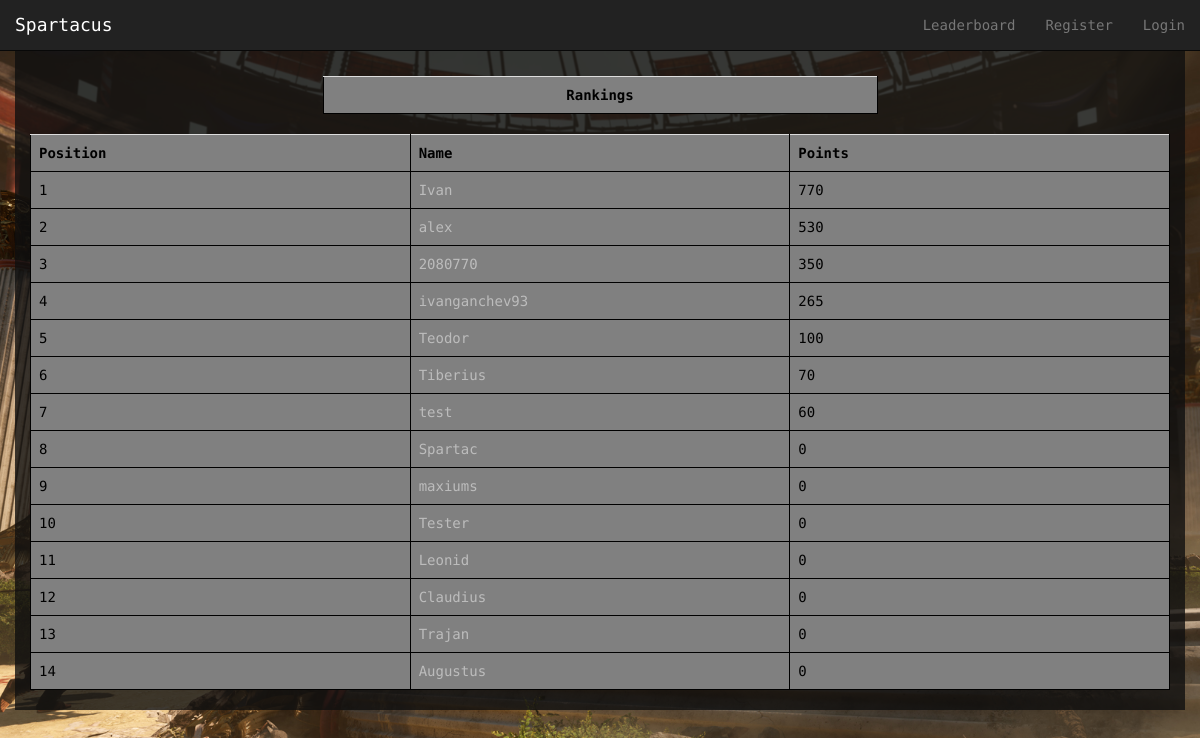
Page /Spartacus/leaderboard/ on the earlier database version.
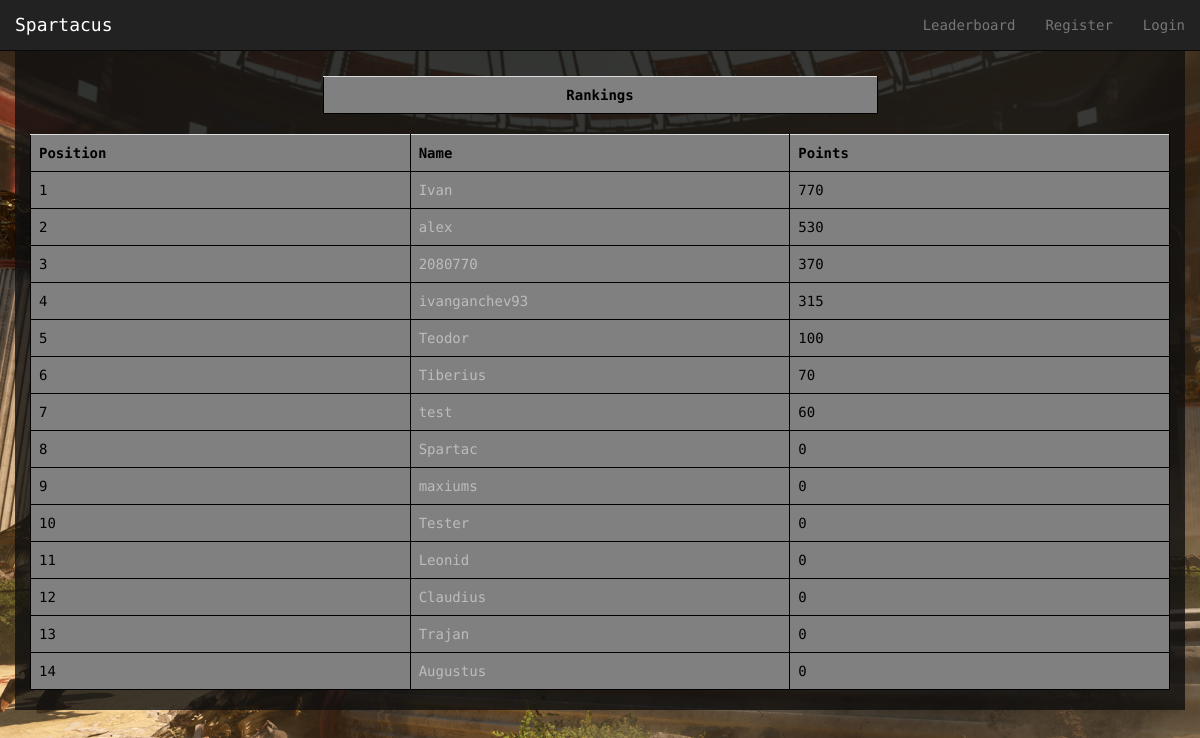
Same page on the later database version.
### Spartacus/models.py (models this page shows, shortened)
class Avatar(models.Model):
    user = models.OneToOneField(User)
    picture = models.ImageField(upload_to='profile_images', blank=True)
    cash = models.IntegerField(default = 1000)
    attack = models.IntegerField(default= 10)
    deffence = models.IntegerField(default= 10)
    strength = models.IntegerField(default= 10)
    agility = models.IntegerField(default= 10)
    intelligence = models.IntegerField(default = 10)
    victories = models.IntegerField(default = 0)
    points = models.IntegerField(default = 0) # for ranking...every time a gladiator fights get some amount of points

### Spartacus/views.py (the view)
def leaderboard(request):
    context_dict = {}
    try:
        avatars = Avatar.objects.order_by('-points')[:20]
        context_dict['avatars'] = avatars
    except:
        print "Query fail leaderboard"
    return render(request, 'Spartacus/leaderboard.html', context_dict)

### templates/Spartacus/leaderboard.html (shortened to what this page needs)
{% extends 'Spartacus/base.html' %}
{% load staticfiles %}
{% block body_block %}
<div class="container">
	<div class="row" id="split">
	</div>
	<div class="row">
		<div class="col-xs-12">
			<div class="row">
				<div class="col-xs-6 col-xs-offset-3">
					<table class="table">
						<th style="text-align: center">Rankings</th>
					</table>
				</div>
			</div>
			<table class="table">
				<th>Position</th>
				<th>Name</th>
				<th>Points</th>
				{% for avatar in avatars %}
					<tr id="rank">
					<td></td>
					<td><a href="{% url 'avatar_view' avatar.user.username %}">{{ avatar.user.username}} </a></td>
					<td>{{avatar.points}}</td>
					</tr>
				{% endfor %}
			</table>
		</div>
	</div>
</div>
{% endblock %}

Differences in the rows shown:
changed Avatar (number 3 of 14 on the later page): points "350" → "370"
changed Avatar "ivanganchev93": points "265" → "315"
